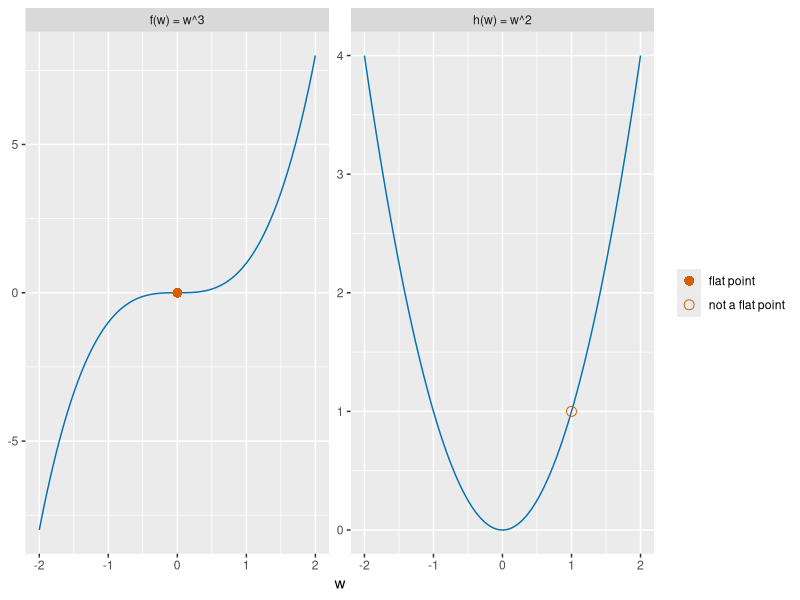

Here is the R script that generated this plot:
## ---- chunk 1
#| label: flat-point-r
#| fig-alt: >-
#|   Two panels. Left: the curve w cubed for w from -2 to 2, rising from -8 to
#|   8 and flattening at the origin, where a vermilion filled circle marks the
#|   flat point. Right: the curve w squared on the same range, a parabola with
#|   its lowest point at the origin and an open vermilion circle at w of 1,
#|   where the slope is 2 and the point is not flat.
#| fig-height: 3.5
#| fig-width: 6
fp_w_ff <- seq(-2, 2, length.out = 201)
fp_cube_ff <- tibble::tibble(
  w = fp_w_ff, value = fp_w_ff^3, panel = "f(w) = w^3"
)
fp_square_ff <- tibble::tibble(
  w = fp_w_ff, value = fp_w_ff^2, panel = "h(w) = w^2"
)
fp_curves_ff <- dplyr::bind_rows(fp_cube_ff, fp_square_ff)
fp_marks_w_ff <- c(0, 1)
fp_marks_panel_ff <- c("f(w) = w^3", "h(w) = w^2")
fp_marks_kind_ff <- c("flat point", "not a flat point")
fp_marks_ff <- tibble::tibble(
  w = fp_marks_w_ff, value = fp_marks_w_ff,
  panel = fp_marks_panel_ff, kind = fp_marks_kind_ff
)
fp_aes_ff <- ggplot2::aes(w, value)
fp_marks_aes_ff <- ggplot2::aes(shape = kind)
fp_shapes_ff <- c("flat point" = 16, "not a flat point" = 1)
ggplot2::ggplot(fp_curves_ff, fp_aes_ff) +
  ggplot2::geom_line(colour = "#0072B2") +
  ggplot2::geom_point(
    data = fp_marks_ff, mapping = fp_marks_aes_ff,
    colour = "#D55E00", size = 3
  ) +
  ggplot2::scale_shape_manual(values = fp_shapes_ff) +
  ggplot2::facet_wrap(~panel, scales = "free_y") +
  ggplot2::labs(x = "w", y = NULL, shape = NULL)
